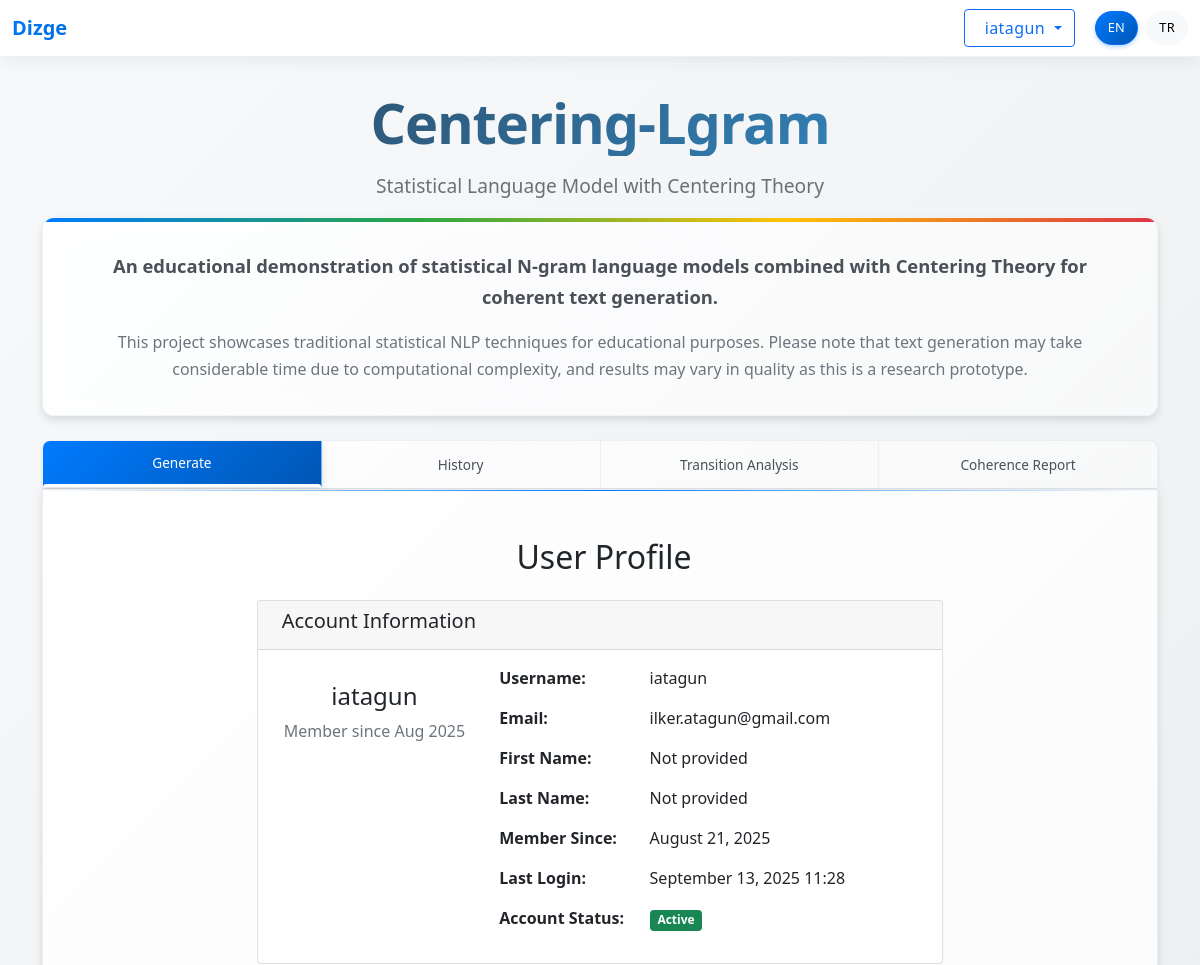
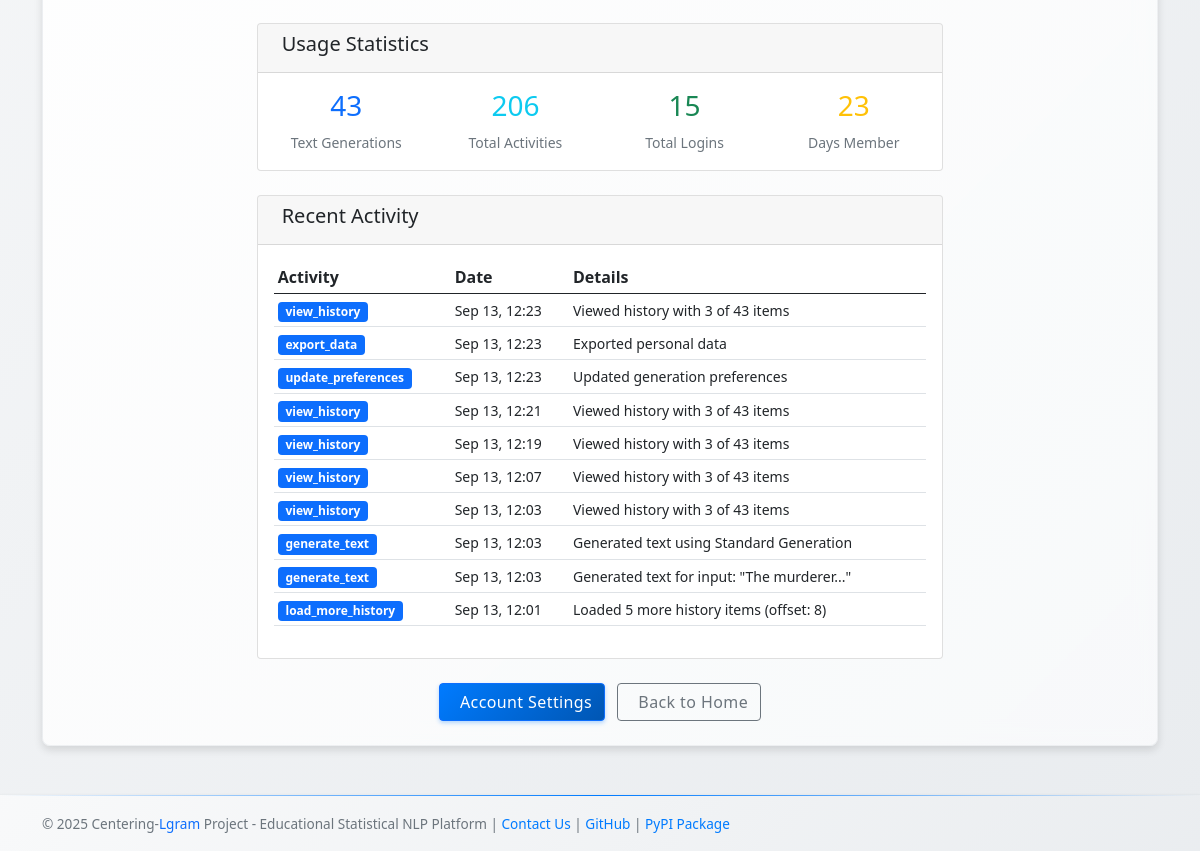
Page /profile/ (signed in) on the committed database (2 pictures, top to bottom).
### main/models.py (models this page shows, shortened)
class UserActivityLog(models.Model):
    ACTION_CHOICES = [
        ('login', 'Login'),
        ('logout', 'Logout'),
        ('generate_text', 'Generate Text'),
        ('view_history', 'View History'),
        ('view_transition_analysis', 'View Transition Analysis'),
        ('view_coherence_report', 'View Coherence Report'),
        ('register', 'Register'),
        ('profile_update', 'Profile Update'),
        ('password_change', 'Password Change'),
    ]
    user = models.ForeignKey(User, on_delete=models.CASCADE, related_name='activity_logs', null=True, blank=True)
    session_key = models.CharField(max_length=40, db_index=True, blank=True)
    action = models.CharField(max_length=50, choices=ACTION_CHOICES)
    description = models.TextField(blank=True)
    ip_address = models.GenericIPAddressField(null=True, blank=True)
    user_agent = models.TextField(blank=True)
    timestamp = models.DateTimeField(default=timezone.now)
    additional_data = models.JSONField(default=dict, blank=True)  # Ekstra veri için
    class Meta:
        ordering = ['-timestamp']
        verbose_name = 'User Activity Log'
        verbose_name_plural = 'User Activity Logs'
        indexes = [
            models.Index(fields=['user', '-timestamp']),
            models.Index(fields=['action', '-timestamp']),
            models.Index(fields=['session_key', '-timestamp']),
        ]

### main/views.py (the view)
# urls.py: path('profile/', profile_view, name='profile'),
@login_required
def profile_view(request):
	total_generations = GeneratedText.objects.filter(user=request.user).count()
	total_activities = UserActivityLog.objects.filter(user=request.user).count()
	login_count = UserLoginLog.objects.filter(user=request.user, login_successful=True).count()
	days_member = (timezone.now() - request.user.date_joined).days
	stats = {
		'total_generations': total_generations,
		'total_activities': total_activities,
		'login_count': login_count,
		'days_member': days_member,
	}
	recent_activities = UserActivityLog.objects.filter(
		user=request.user
	).order_by('-timestamp')[:10]
	return render(request, 'main/profile.html', {
		'stats': stats,
		'recent_activities': recent_activities,
	})

### main/context_processors.py (called while the page is built)
def language_context(request):
    current_language = translation.get_language() or 'en'
    return {
        'LANGUAGE_CODE': current_language,
        'simple_translate': lambda text: simple_translate(text, current_language),
    }

### main/templates/main/profile.html (shortened to what this page needs)
{% extends 'main/base.html' %}
{% load static %}
{% block Generator %}
<div class="container mt-4">
    <div class="row">
        <div class="col-md-8 mx-auto">
            <h2 class="text-center mb-4">
                User Profile
            </h2>
            <div class="card">
                <div class="card-header">
                    <h5>Account Information</h5>
                </div>
                <div class="card-body">
                    <div class="row">
                        <div class="col-md-4 text-center">
                            <h4>{{ user.username }}</h4>
                            <p class="text-muted">Member since {{ user.date_joined|date:"M Y" }}</p>
                        </div>
                        <div class="col-md-8">
                            <div class="row mb-3">
                                <div class="col-sm-4"><strong>Username:</strong></div>
                                <div class="col-sm-8">{{ user.username }}</div>
                            </div>
                            <div class="row mb-3">
                                <div class="col-sm-4"><strong>Email:</strong></div>
                                <div class="col-sm-8">{{ user.email|default:"Not provided" }}</div>
                            </div>
                            <div class="row mb-3">
                                <div class="col-sm-4"><strong>First Name:</strong></div>
                                <div class="col-sm-8">{{ user.first_name|default:"Not provided" }}</div>
                            </div>
                            <div class="row mb-3">
                                <div class="col-sm-4"><strong>Last Name:</strong></div>
                                <div class="col-sm-8">{{ user.last_name|default:"Not provided" }}</div>
                            </div>
                            <div class="row mb-3">
                                <div class="col-sm-4"><strong>Member Since:</strong></div>
                                <div class="col-sm-8">{{ user.date_joined|date:"F j, Y" }}</div>
                            </div>
                            <div class="row mb-3">
                                <div class="col-sm-4"><strong>Last Login:</strong></div>
                                <div class="col-sm-8">{{ user.last_login|date:"F j, Y H:i"|default:"Never" }}</div>
                            </div>
                            <div class="row mb-3">
                                <div class="col-sm-4"><strong>Account Status:</strong></div>
                                <div class="col-sm-8">
                                    {% if user.is_active %}
                                        <span class="badge bg-success">Active</span>
                                    {% else %}
                                        <span class="badge bg-danger">Inactive</span>
                                    {% endif %}
                                </div>
                            </div>
                        </div>
                    </div>
                </div>
            </div>
            <div class="card mt-4">
                <div class="card-header">
                    <h5>Usage Statistics</h5>
                </div>
                <div class="card-body">
                    <div class="row">
                        <div class="col-md-3 text-center">
                            <h3 class="text-primary">{{ stats.total_generations }}</h3>
                            <small class="text-muted">Text Generations</small>
                        </div>
                        <div class="col-md-3 text-center">
                            <h3 class="text-info">{{ stats.total_activities }}</h3>
                            <small class="text-muted">Total Activities</small>
                        </div>
                        <div class="col-md-3 text-center">
                            <h3 class="text-success">{{ stats.login_count }}</h3>
                            <small class="text-muted">Total Logins</small>
                        </div>
                        <div class="col-md-3 text-center">
                            <h3 class="text-warning">{{ stats.days_member }}</h3>
                            <small class="text-muted">Days Member</small>
                        </div>
                    </div>
                </div>
            </div>
            <div class="card mt-4">
                <div class="card-header">
                    <h5>Recent Activity</h5>
                </div>
                <div class="card-body">
                    {% if recent_activities %}
                        <div class="table-responsive">
                            <table class="table table-sm">
                                <thead>
                                    <tr>
                                        <th>Activity</th>
                                        <th>Date</th>
                                        <th>Details</th>
                                    </tr>
                                </thead>
                                <tbody>
                                    {% for activity in recent_activities %}
                                    <tr>
                                        <td>
                                            <span class="badge bg-primary">{{ activity.action }}</span>
                                        </td>
                                        <td>
                                            <small>{{ activity.timestamp|date:"M j, H:i" }}</small>
                                        </td>
                                        <td>
                                            <small>{{ activity.description|truncatechars:50 }}</small>
                                        </td>
                                    </tr>
                                    {% endfor %}
                                </tbody>
                            </table>
                        </div>
                    {% else %}
                        <p class="text-muted text-center">No recent activities found.</p>
                    {% endif %}
                </div>
            </div>
            <div class="text-center mt-4">
                <a href="{% url 'settings' %}" class="btn btn-primary me-2">
                    Account Settings
                </a>
                <a href="{% url 'index' %}" class="btn btn-outline-secondary">
                    Back to Home
                </a>
            </div>
        </div>
    </div>
</div>
{% endblock %}

### main/templates/main/base.html (shortened to what this page needs)
{% load static %}
<!DOCTYPE html>
<html lang="{{ LANGUAGE_CODE }}">
    <head>
        <link href="{% static 'main/css/style.css' %}" rel="stylesheet">
        <link href="https://cdn.jsdelivr.net/npm/bootstrap@5.0.0-beta3/dist/css/bootstrap.min.css" rel="stylesheet">
    </head>
    <body>
        <nav class="navbar navbar-expand-lg">
            <div class="container-fluid">
            <a class="navbar-brand text-primary" href="https://dizge.pythonanywhere.com/">Dizge<sup>by İlker Atagün</sup></a>
            <div class="d-flex align-items-center">
                {% if user.is_authenticated %}
                    <div class="dropdown me-3">
                        <button class="btn btn-outline-primary dropdown-toggle" type="button" data-bs-toggle="dropdown">
                            {{ user.username }}
                        </button>
                    </div>
                {% endif %}
                <div class="languageswitcher">
                  <button type="button" class="btn btn-primary btn-sm" id="lang-en" onclick="switchLanguage('en')">EN</button>
                  <button type="button" class="btn btn-light btn-sm" id="lang-tr" onclick="switchLanguage('tr')">TR</button>
                </div>
            </div>
            </div>
        </nav>
        <div class="container">
            <h1 class="text-center" style="font-size: 3.5rem; font-weight: 700; margin-bottom: 1rem;">Centering-<span class="text-primary">Lgram</span></h1>
            <p class="text-center" id="subtitle">Statistical Language Model with Centering Theory</p>
            <div class="info-section mb-4">
                <p class="lead" id="description1">An educational demonstration of statistical N-gram language models combined with Centering Theory for coherent text generation.</p>
                <p id="description2">This project showcases traditional statistical NLP techniques for educational purposes. Please note that text generation may take considerable time due to computational complexity, and results may vary in quality as this is a research prototype.</p>
            </div>
            <div class="tab">
                <button class="tablinks" onclick="openTab(event, 'Generator')" id="defaultOpen"><span id="tab-generate">Generate</span></button>
                <button class="tablinks" onclick="openTab(event, 'History')" id="historyButton"><span id="tab-history">History</span></button>
                <button class="tablinks" onclick="openTab(event, 'TransitionAnalysis')" id="transitionButton">Transition Analysis</button>
                <button class="tablinks" onclick="openTab(event, 'CoherenceReport')" id="coherenceButton">Coherence Report</button>
            </div>
            <div id="Generator" class="tabcontent">
                {% block Generator %}
                {% endblock %}
            </div>
        </div>
        <footer class="footer py-3 bg-light">
            <div class="container">
              <span class="text-muted">&copy; 2025 Centering-<span class="text-primary">Lgram</span> Project - Educational Statistical NLP Platform | <a href="mailto:info@centering-lgram.org">Contact Us</a> | <a href="https://github.com/iatagun/Lgram-web">GitHub</a> | <a href="https://pypi.org/project/centering-lgram/">PyPI Package</a></span>
            </div>
        </footer>
    </body>
</html>

### rows in the picture
UserActivityLog: action "view_history", timestamp "Sep 13, 12:23", description "Viewed history with 3 of 43 items"
UserActivityLog: action "export_data", timestamp "Sep 13, 12:23", description "Exported personal data"
UserActivityLog: action "update_preferences", timestamp "Sep 13, 12:23", description "Updated generation preferences"
UserActivityLog: action "view_history", timestamp "Sep 13, 12:21", description "Viewed history with 3 of 43 items"
UserActivityLog: action "view_history", timestamp "Sep 13, 12:19", description "Viewed history with 3 of 43 items"
UserActivityLog: action "view_history", timestamp "Sep 13, 12:07", description "Viewed history with 3 of 43 items"
UserActivityLog: action "view_history", timestamp "Sep 13, 12:03", description "Viewed history with 3 of 43 items"
UserActivityLog: action "generate_text", timestamp "Sep 13, 12:03", description "Generated text using Standard Generation"
UserActivityLog: action "generate_text", timestamp "Sep 13, 12:03", description "Generated text for input: \"The murderer...\""
UserActivityLog: action "load_more_history", timestamp "Sep 13, 12:01", description "Loaded 5 more history items (offset: 8)"

### other values in the picture
{{ user.username }} "iatagun"
{{ user.date_joined|date:"M Y" }} "Aug 2025"
{{ user.email|default:"Not provided" }} "ilker.atagun@gmail.com"
{{ user.first_name|default:"Not provided" }} "Not provided"
{{ user.last_name|default:"Not provided" }} "Not provided"
{{ user.date_joined|date:"F j, Y" }} "August 21, 2025"
{{ user.last_login|date:"F j, Y H:i"|default:"Never" }} "September 13, 2025 11:28"
{{ stats.total_generations }} "43"
{{ stats.total_activities }} "206"
{{ stats.login_count }} "15"
{{ stats.days_member }} "23"
